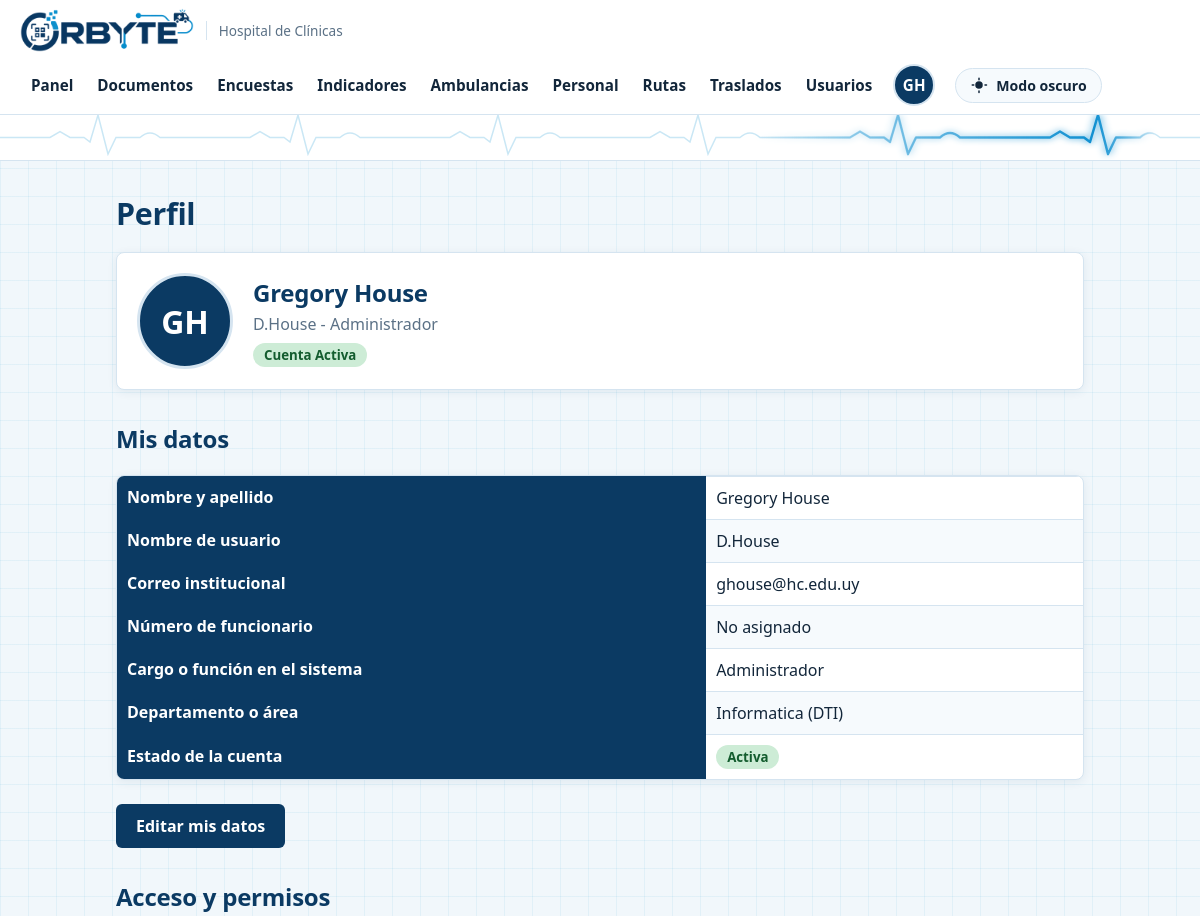
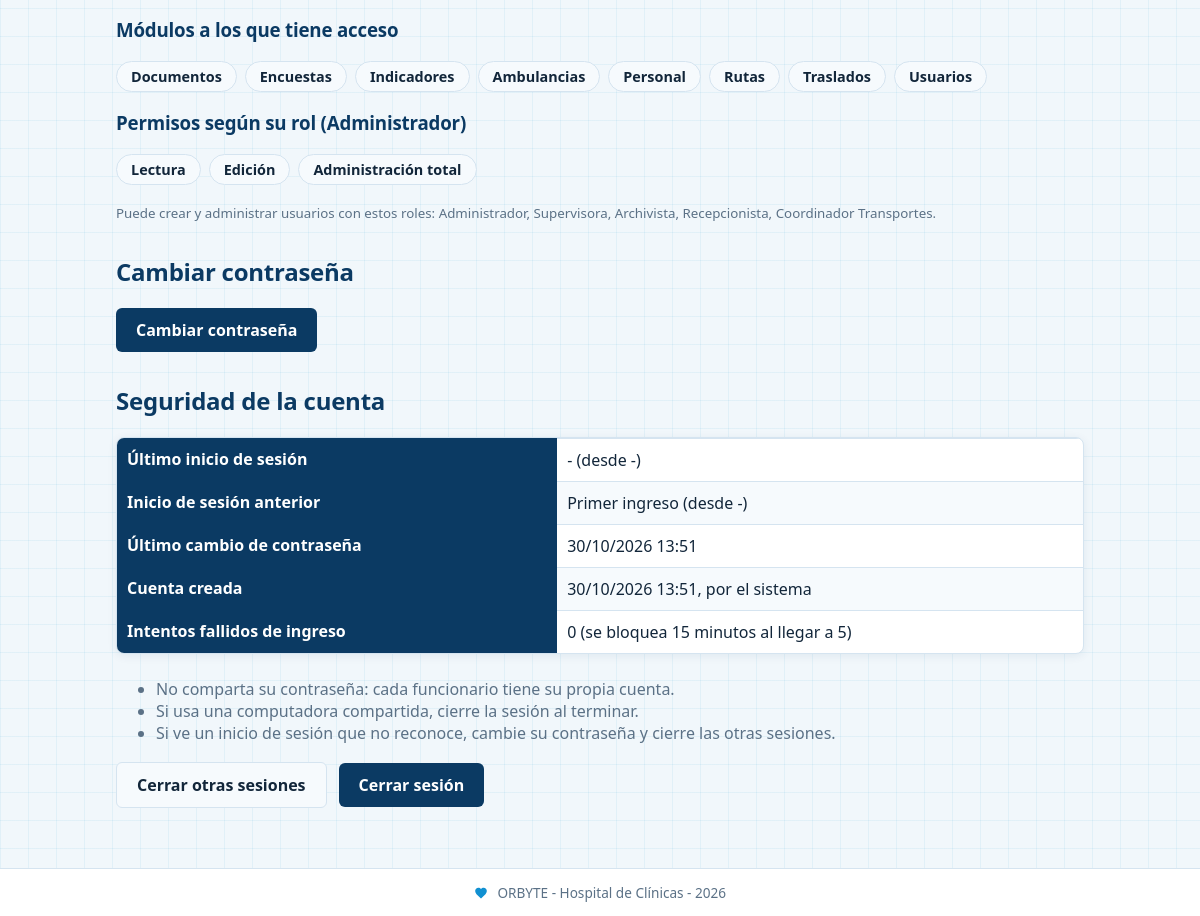
The app's page /perfil.php (signed in) with its own data (2 pictures, top to bottom).
### tables this page shows
CREATE TABLE usuarios (
    id_usuario INT AUTO_INCREMENT PRIMARY KEY, usuario VARCHAR(50) NOT NULL UNIQUE, contrasena VARCHAR(255) NOT NULL,
    nombre VARCHAR(100) NOT NULL, apellido VARCHAR(100) NOT NULL,
    correo VARCHAR(150) NULL UNIQUE, numero_funcionario VARCHAR(20) NULL UNIQUE, departamento VARCHAR(100) NOT NULL DEFAULT 'Administracion',
    rol ENUM('Administrador','Supervisora','Archivista','Recepcionista','Coordinador Transportes') NOT NULL,
    estado ENUM('Activa','Inactiva') NOT NULL DEFAULT 'Activa', foto VARCHAR(60) NULL,
    ultimo_login DATETIME NULL, ultima_ip VARCHAR(45) NULL, contrasena_cambiada DATETIME NULL, cambiar_contrasena TINYINT(1) NOT NULL DEFAULT 0,
    intentos_fallidos INT NOT NULL DEFAULT 0, bloqueado_hasta DATETIME NULL, version_sesion INT NOT NULL DEFAULT 1,
    creado_por INT NULL, fecha_creacion DATETIME NULL,
    FOREIGN KEY (creado_por) REFERENCES usuarios(id_usuario));

### includes/base.php (called while the page is built, shortened)
<?php
$db = new mysqli('localhost', 'root', '', 'orbyte_hospital');
$db->set_charset('utf8mb4');
function consulta($sql, $tipos = "", ...$valores) {
    global $db;
    $stmt = $db->prepare($sql);
    if ($tipos != "") {
        $stmt->bind_param($tipos, ...$valores);
    }
    $stmt->execute();
    $resultado = $stmt->get_result();
    if ($resultado) {
        return $resultado->fetch_all(MYSQLI_ASSOC);
    }
    return $stmt->insert_id;
}
function buscar_uno($sql, $tipos = "", ...$valores) {
    $filas = consulta($sql, $tipos, ...$valores);
    if (count($filas) > 0) {
        return $filas[0];
    }
    return null;
}
function e($texto) {
    return htmlspecialchars((string)$texto, ENT_QUOTES, 'UTF-8');
}

### perfil.php (the view, shortened to what this page needs)
<?php
require 'includes/base.php';
$u = buscar_uno("SELECT u.nombre, u.apellido, u.usuario, u.correo, u.numero_funcionario, u.departamento, u.rol, u.estado, u.intentos_fallidos,
                        IFNULL(DATE_FORMAT(u.ultimo_login, '%d/%m/%Y %H:%i'), '-') AS ultimo,
                        IFNULL(u.ultima_ip, '-') AS ip,
                        IFNULL(DATE_FORMAT(u.contrasena_cambiada, '%d/%m/%Y %H:%i'), 'Nunca (contraseña inicial)') AS clave_cambiada,
                        IFNULL(DATE_FORMAT(u.fecha_creacion, '%d/%m/%Y %H:%i'), '-') AS creada,
                        IFNULL(CONCAT(c.nombre, ' ', c.apellido), 'el sistema') AS creador
                 FROM usuarios u LEFT JOIN usuarios c ON c.id_usuario=u.creado_por
                 WHERE u.id_usuario=?", "i", $_SESSION['usuario']['id']);
$correo = $u['correo'];
$numero = $u['numero_funcionario'];
if (!$numero) {
    $numero = 'No asignado';
}
$modulos = [];
foreach (menu() as $nombre => $url) {
    if ($nombre != 'Panel') {
        $modulos[] = $nombre;
    }
}
$permisos = PERMISOS[$u['rol']] ?? [];
$gestiona = '';
if (isset(PUEDEN_CREAR[$u['rol']])) {
    $gestiona = implode(', ', PUEDEN_CREAR[$u['rol']]);
}
$abrir_clave = '';
$anterior_fecha = $_SESSION['anterior']['fecha'] ?? '-';
$anterior_ip = $_SESSION['anterior']['ip'] ?? '-';
include 'includes/cabecera.php';
?>
<h1>Perfil</h1>
<div class="perfil-cabecera">
    <div class="avatar-grande">
        <?php if ($_SESSION['usuario']['foto']) { ?>
            <img src="foto.php?v=<?= e(substr($_SESSION['usuario']['foto'], 0, 8)) ?>" alt="Foto de perfil">
        <?php } else { ?>
            <span><?= e($_SESSION['usuario']['iniciales']) ?></span>
        <?php } ?>
    </div>
    <div>
        <h2><?= e($u['nombre']) ?> <?= e($u['apellido']) ?></h2>
        <p><?= e($u['usuario']) ?> - <?= e($u['rol']) ?></p>
        <span class="estado estado-<?= e($u['estado']) ?>">Cuenta <?= e($u['estado']) ?></span>
    </div>
</div>
<h2>Mis datos</h2>
<table class="tabla">
    <tr><th>Nombre y apellido</th><td><?= e($u['nombre']) ?> <?= e($u['apellido']) ?></td></tr>
    <tr><th>Nombre de usuario</th><td><?= e($u['usuario']) ?></td></tr>
    <tr><th>Correo institucional</th><td><?= e($correo) ?></td></tr>
    <tr><th>Número de funcionario</th><td><?= e($numero) ?></td></tr>
    <tr><th>Cargo o función en el sistema</th><td><?= e($u['rol']) ?></td></tr>
    <tr><th>Departamento o área</th><td><?= e($u['departamento']) ?></td></tr>
    <tr><th>Estado de la cuenta</th><td><span class="estado estado-<?= e($u['estado']) ?>"><?= e($u['estado']) ?></span></td></tr>
</table>
<details class="desplegable">
    <summary class="boton">Editar mis datos</summary>
</details>
<h2>Acceso y permisos</h2>
<h3>Módulos a los que tiene acceso</h3>
<ul class="chips"><?php foreach ($modulos as $m) { ?><li><?= e($m) ?></li><?php } ?></ul>
<h3>Permisos según su rol (<?= e($u['rol']) ?>)</h3>
<ul class="chips"><?php foreach ($permisos as $p) { ?><li><?= e($p) ?></li><?php } ?></ul>
<?php if ($gestiona != '') { ?><p><small>Puede crear y administrar usuarios con estos roles: <?= e($gestiona) ?>.</small></p><?php } ?>
<h2 id="clave">Cambiar contraseña</h2>
<details class="desplegable" <?= $abrir_clave ?>>
    <summary class="boton">Cambiar contraseña</summary>
</details>
<h2>Seguridad de la cuenta</h2>
<table class="tabla">
    <tr><th>Último inicio de sesión</th><td><?= e($u['ultimo']) ?> (desde <?= e($u['ip']) ?>)</td></tr>
    <tr><th>Inicio de sesión anterior</th><td><?= e($anterior_fecha) ?> (desde <?= e($anterior_ip) ?>)</td></tr>
    <tr><th>Último cambio de contraseña</th><td><?= e($u['clave_cambiada']) ?></td></tr>
    <tr><th>Cuenta creada</th><td><?= e($u['creada']) ?>, por <?= e($u['creador']) ?></td></tr>
    <tr><th>Intentos fallidos de ingreso</th><td><?= e($u['intentos_fallidos']) ?> (se bloquea 15 minutos al llegar a 5)</td></tr>
</table>
<ul class="consejos">
    <li>No comparta su contraseña: cada funcionario tiene su propia cuenta.</li>
    <li>Si usa una computadora compartida, cierre la sesión al terminar.</li>
    <li>Si ve un inicio de sesión que no reconoce, cambie su contraseña y cierre las otras sesiones.</li>
</ul>
<div class="acciones-cuenta">
    <form method="post" action="guardar_perfil.php" class="inline" data-confirmar="Se cerrarán todas las demás sesiones abiertas de su cuenta. ¿Continuar?">
        <?php csrf(); ?><input type="hidden" name="accion" value="cerrar_otras"><button class="boton secundario">Cerrar otras sesiones</button>
    </form>
    <form method="post" action="logout.php" class="inline">
        <?php csrf(); ?><button class="boton">Cerrar sesión</button>
    </form>
</div>
<?php include 'includes/pie.php'; ?>

### assets/estilos.css (style rules this page uses)
:root { --fondo: #f1f7fb; --cuadricula: rgba(17, 144, 209, .07); --panel: #ffffff; --panel-suave: #f6fafd; --texto: #12263a; --suave: #5b7186; --primario: #0b3a63; --acento: #1190d1; --borde: #d5e4f0; --cabecera: #ffffff; --encabezado-tabla: #0b3a63; --texto-tabla: #ffffff; --boton-fondo: #0b3a63; --boton-hover: #1190d1; --boton-texto: #ffffff; --peligro: #c0392b; --aviso-fondo: #e6f3fc; --sombra: 0 2px 10px rgba(11, 58, 99, .08); --e-pendiente-f: #fdf2ce; --e-pendiente-t: #6b5200; --e-curso-f: #dceafe; --e-curso-t: #0b3a63; --e-ok-f: #cdecd6; --e-ok-t: #135c2e; --e-cancel-f: #fbe0e0; --e-cancel-t: #8a1f1f; }
* { box-sizing: border-box; }
body { margin: 0; font-family: "Segoe UI", "Helvetica Neue", Arial, sans-serif; color: var(--texto); background-color: var(--fondo); background-image: linear-gradient(var(--cuadricula) 1px, transparent 1px), linear-gradient(90deg, var(--cuadricula) 1px, transparent 1px); background-size: 28px 28px; min-height: 100vh; display: flex; flex-direction: column; transition: background-color .3s, color .3s; }
h1, h2, h3 { color: var(--primario); letter-spacing: -.01em; }
h1 { font-size: 1.9rem; font-weight: 800; margin: 8px 0 18px; }
h2 { margin-top: 32px; }
small { color: var(--suave); }
.tabla { width: 100%; border-collapse: separate; border-spacing: 0; background: var(--panel); margin-bottom: 24px; border: 1px solid var(--borde); border-radius: 8px; overflow: hidden; box-shadow: var(--sombra); }
.tabla th { background: var(--encabezado-tabla); color: var(--texto-tabla); text-align: left; padding: 10px; font-weight: 600; }
.tabla td { border-top: 1px solid var(--borde); padding: 10px; }
.tabla tr:nth-child(even) td { background: var(--panel-suave); }
.boton { background: var(--boton-fondo); color: var(--boton-texto); border: 0; padding: 11px 20px; border-radius: 6px; cursor: pointer; text-decoration: none; display: inline-block; font: inherit; font-weight: 600; }
form.inline { display: inline; }
.estado { padding: 3px 11px; border-radius: 999px; font-weight: 700; font-size: .83rem; background: var(--panel-suave); color: var(--texto); display: inline-flex; align-items: center; gap: 6px; }
.secundario { background: var(--panel-suave); color: var(--texto); border: 1px solid var(--borde); }
.estado-Activa { background: var(--e-ok-f); color: var(--e-ok-t); }
.perfil-cabecera { display: flex; flex-wrap: wrap; align-items: center; gap: 20px; background: var(--panel); border: 1px solid var(--borde); border-radius: 8px; padding: 20px; box-shadow: var(--sombra); margin-bottom: 8px; }
.perfil-cabecera h2 { margin: 0 0 4px; }
.perfil-cabecera p { margin: 0 0 8px; color: var(--suave); }
.avatar-grande { width: 96px; height: 96px; border-radius: 50%; overflow: hidden; background: var(--primario); color: #fff; display: flex; align-items: center; justify-content: center; font-size: 2rem; font-weight: 800; border: 3px solid var(--borde); flex-shrink: 0; }
.desplegable { margin-bottom: 20px; }
.desplegable > summary { list-style: none; cursor: pointer; display: inline-block; }
.chips { list-style: none; padding: 0; margin: 0 0 14px; display: flex; flex-wrap: wrap; gap: 8px; }
.chips li { background: var(--panel-suave); border: 1px solid var(--borde); border-radius: 999px; padding: 5px 14px; font-weight: 600; font-size: .9rem; }
.consejos { color: var(--suave); }
.acciones-cuenta { display: flex; flex-wrap: wrap; gap: 12px; align-items: center; margin-top: 18px; }

### records on screen
usuarios: nombre "Gregory", apellido "House", usuario "D.House", rol "Administrador", estado "Activa", correo "ghouse@hc.edu.uy", departamento "Informatica (DTI)", rol "Lectura", rol "Edición", rol "Administración total", rol "Administrador, Supervisora, Archivista, Recepcionista, Coordinador Transportes", intentos_fallidos "0"

### other values on screen
$texto_menu "Panel"
$texto_menu "Documentos"
$texto_menu "Encuestas"
$texto_menu "Indicadores"
$texto_menu "Ambulancias"
$texto_menu "Personal"
$texto_menu "Rutas"
$texto_menu "Traslados"
$texto_menu "Usuarios"
$_SESSION['usuario']['iniciales'] "GH"
$numero "No asignado"
$m "Documentos"
$m "Encuestas"
$m "Indicadores"
$m "Ambulancias"
